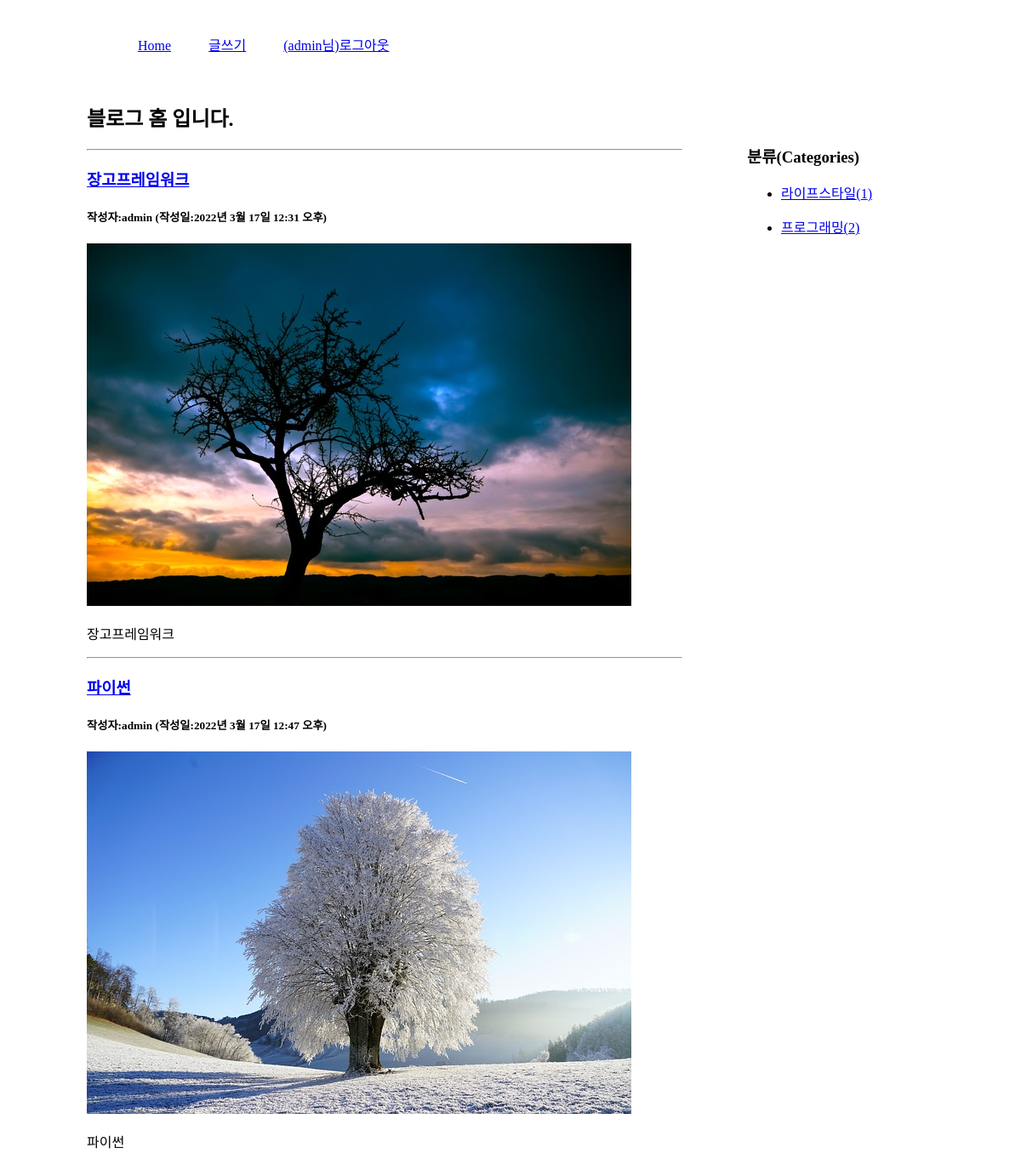
Screenshot of /blog/category/프로그래밍/ (signed in) with the database file from the repository.
### blog/models.py (models this page shows, shortened)
class Post(models.Model):
    title = models.CharField(max_length=100)
    content = models.TextField()
    pub_date = models.DateTimeField()
    modify_date = models.DateTimeField(null=True, blank=True)
    photo = models.ImageField(upload_to='blog/images/%Y/%m/%d/', null=True, blank=True)
    author = models.ForeignKey(User, on_delete=models.CASCADE)
    category = models.ForeignKey(Category, null=True, blank=True, on_delete=models.SET_NULL)

class Category(models.Model):
    name = models.CharField(max_length=50, unique=True)  # 카테고리 이름
    slug = models.SlugField(max_length=200, unique=True, allow_unicode=True)  # 한글 인코딩
    def __str__(self):
        return self.name
    def get_absolute_url(self):
        return '/blog/category/{}'.format(self.slug)
    class Meta:
        verbose_name_plural = "Categories"

### blog/views.py (the view)
# urls.py: path('category/<str:slug>/', views.category_page, name='category_page'),
def category_page(request, slug):
    category = Category.objects.get(slug=slug)
    post_list = Post.objects.filter(category=category)
    categories = Category.objects.all()
    context = {'category': category, 'post_list': post_list, 'categories': categories}
    return render(request, 'blog/post_list.html', context)

### templates/blog/post_list.html (shortened to what this page needs)
<!DOCTYPE html>
{% load static %}
<html lang="ko">
<head>
    <link rel="stylesheet" href="{% static 'blog/css/style.css' %}">
</head>
<body>
    <div id="container">
        {% include 'navbar.html' %}
        <section id="list">
            <h1>블로그 홈 입니다.</h1>
            {% if post_list %}
                {% for post in post_list %}
                <hr>
                <h3><a href="{% url 'blog:detail' post.id %}">{{ post.title }}</a></h3>
                <h5>작성자:{{ post.author }} (작성일:{{ post.pub_date }})</h5>
                {% if post.photo %}
                <p><img src="{{ post.photo.url }}"></p>
                {% endif %}
                <p>{{ post.content | linebreaks }}</p>
                {% endfor %}
            {% else %}
            <p>포스트가 없습니다.</p>
            {% endif %}
        </section>
        <aside>
            <h3>분류(Categories)</h3>
            <div>
                {% for category in categories %}
                <ul>
                    <li>
                        <a href="{{ category.get_absolute_url }}">
                            {{ category }}({{ category.post_set.count }})
                        </a>
                    </li>
                </ul>
                {% endfor %}
            </div>
        </aside>
    </div>
</body>
</html>

### templates/navbar.html
<header>
    <nav>
        <ul>
            <li><a href="{% url 'blog:index' %}">Home</a></li>
            <li><a href="{% url 'blog:post_create' %}">글쓰기</a></li>
            {% if user.is_authenticated %}
            <li><a href="{% url 'common:logout' %}">({{ user.username }}님)로그아웃</a></li>
            {% else %}
            <li><a href="{% url 'common:login' %}">로그인</a></li>
            {% endif %}
        </ul>
    </nav>
</header>

### static/blog/css/style.css (style rules this page uses)
#container { width: 996px; margin: 20px auto; }
nav ul { list-style: none; }
nav ul li { display: inline-block; margin: 20px; }
#list, #detail { width: 700px; float: left; }
aside { width: 200px; float: right; margin: 50px 20px 0 0; }

### rows the page displays
Post: title "장고프레임워크", author "admin", pub_date "2022년 3월 17일 12:31 오후", photo (picture), content "장고프레임워크"
Post: title "파이썬", author "admin", pub_date "2022년 3월 17일 12:47 오후", photo (picture), content "파이썬"
Category: name "라이프스타일", post_set.count "1"
Category: name "프로그래밍", post_set.count "2"

### other values shown
{{ user.username }} "admin"
